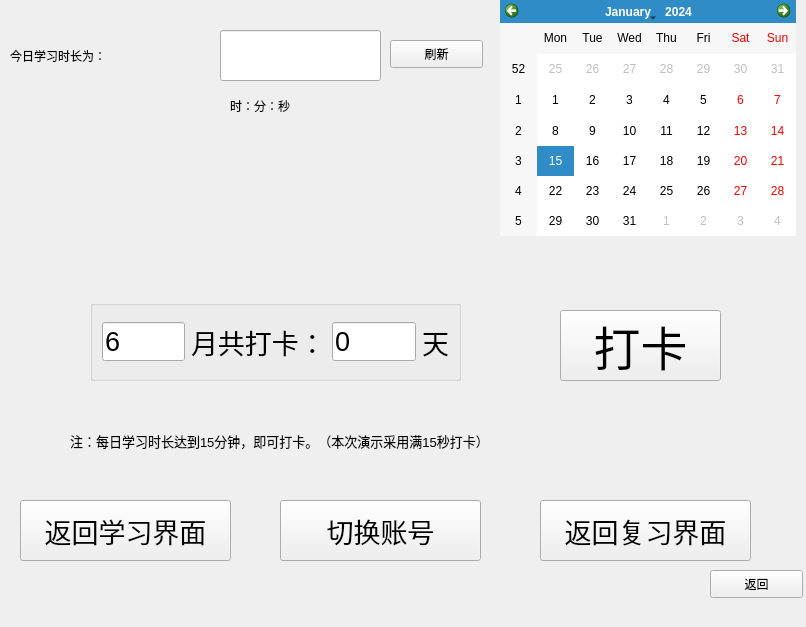
<?xml version="1.0" encoding="UTF-8"?>
<ui version="4.0">
 <class>daka</class>
 <widget class="QWidget" name="daka">
  <property name="geometry">
   <rect>
    <x>0</x>
    <y>0</y>
    <width>806</width>
    <height>627</height>
   </rect>
  </property>
  <property name="windowTitle">
   <string>打卡</string>
  </property>
  <property name="styleSheet">
   <string notr="true">#daka{border-image: url(:/new/prefix1/picture/timg1.jpg);}</string>
  </property>
  <widget class="QPushButton" name="pushButton">
   <property name="geometry">
    <rect>
     <x>20</x>
     <y>500</y>
     <width>211</width>
     <height>61</height>
    </rect>
   </property>
   <property name="font">
    <font>
     <family>仿宋</family>
     <pointsize>20</pointsize>
     <weight>50</weight>
     <italic>false</italic>
     <bold>false</bold>
    </font>
   </property>
   <property name="styleSheet">
    <string notr="true">font: 20pt &quot;仿宋&quot;;</string>
   </property>
   <property name="text">
    <string>返回学习界面</string>
   </property>
  </widget>
  <widget class="QPushButton" name="pushButton_2">
   <property name="geometry">
    <rect>
     <x>540</x>
     <y>500</y>
     <width>211</width>
     <height>61</height>
    </rect>
   </property>
   <property name="font">
    <font>
     <family>仿宋</family>
     <pointsize>20</pointsize>
     <weight>50</weight>
     <italic>false</italic>
     <bold>false</bold>
    </font>
   </property>
   <property name="styleSheet">
    <string notr="true">font: 20pt &quot;仿宋&quot;;</string>
   </property>
   <property name="text">
    <string>返回复习界面</string>
   </property>
  </widget>
  <widget class="QLabel" name="label">
   <property name="geometry">
    <rect>
     <x>10</x>
     <y>40</y>
     <width>201</width>
     <height>31</height>
    </rect>
   </property>
   <property name="styleSheet">
    <string notr="true">font: 15pt &quot;仿宋&quot;;</string>
   </property>
   <property name="text">
    <string>今日学习时长为：</string>
   </property>
  </widget>
  <widget class="QPushButton" name="pushButton_3">
   <property name="geometry">
    <rect>
     <x>560</x>
     <y>310</y>
     <width>161</width>
     <height>71</height>
    </rect>
   </property>
   <property name="font">
    <font>
     <family>仿宋</family>
     <pointsize>35</pointsize>
     <weight>50</weight>
     <italic>false</italic>
     <bold>false</bold>
    </font>
   </property>
   <property name="styleSheet">
    <string notr="true">font: 35pt &quot;仿宋&quot;;</string>
   </property>
   <property name="text">
    <string>打卡</string>
   </property>
  </widget>
  <widget class="QCalendarWidget" name="calendarWidget">
   <property name="geometry">
    <rect>
     <x>500</x>
     <y>0</y>
     <width>296</width>
     <height>236</height>
    </rect>
   </property>
  </widget>
  <widget class="QPushButton" name="pushButton_4">
   <property name="geometry">
    <rect>
     <x>390</x>
     <y>40</y>
     <width>93</width>
     <height>28</height>
    </rect>
   </property>
   <property name="styleSheet">
    <string notr="true">font: 15pt &quot;仿宋&quot;;</string>
   </property>
   <property name="text">
    <string>刷新</string>
   </property>
  </widget>
  <widget class="QLabel" name="label_4">
   <property name="geometry">
    <rect>
     <x>230</x>
     <y>90</y>
     <width>141</width>
     <height>31</height>
    </rect>
   </property>
   <property name="styleSheet">
    <string notr="true">font: 15pt &quot;仿宋&quot;;</string>
   </property>
   <property name="text">
    <string>时：分：秒</string>
   </property>
  </widget>
  <widget class="QGroupBox" name="groupBox">
   <property name="geometry">
    <rect>
     <x>90</x>
     <y>300</y>
     <width>371</width>
     <height>81</height>
    </rect>
   </property>
   <property name="title">
    <string/>
   </property>
   <layout class="QHBoxLayout" name="horizontalLayout">
    <item>
     <widget class="QLineEdit" name="lineEdit_2">
      <property name="font">
       <font>
        <pointsize>20</pointsize>
       </font>
      </property>
      <property name="text">
       <string>6</string>
      </property>
     </widget>
    </item>
    <item>
     <widget class="QLabel" name="label_5">
      <property name="font">
       <font>
        <family>仿宋</family>
        <pointsize>20</pointsize>
        <weight>50</weight>
        <italic>false</italic>
        <bold>false</bold>
       </font>
      </property>
      <property name="styleSheet">
       <string notr="true">font: 20pt &quot;仿宋&quot;;</string>
      </property>
      <property name="text">
       <string>月共打卡：</string>
      </property>
     </widget>
    </item>
    <item>
     <widget class="QLineEdit" name="lineEdit">
      <property name="font">
       <font>
        <pointsize>20</pointsize>
       </font>
      </property>
      <property name="text">
       <string>0</string>
      </property>
     </widget>
    </item>
    <item>
     <widget class="QLabel" name="label_6">
      <property name="font">
       <font>
        <family>仿宋</family>
        <pointsize>20</pointsize>
        <weight>50</weight>
        <italic>false</italic>
        <bold>false</bold>
       </font>
      </property>
      <property name="styleSheet">
       <string notr="true">font: 20pt &quot;仿宋&quot;;</string>
      </property>
      <property name="text">
       <string>天</string>
      </property>
     </widget>
    </item>
   </layout>
  </widget>
  <widget class="QLineEdit" name="lineEdit_3">
   <property name="geometry">
    <rect>
     <x>220</x>
     <y>30</y>
     <width>161</width>
     <height>51</height>
    </rect>
   </property>
   <property name="font">
    <font>
     <family>仿宋</family>
     <pointsize>15</pointsize>
     <weight>50</weight>
     <italic>false</italic>
     <bold>false</bold>
    </font>
   </property>
   <property name="styleSheet">
    <string notr="true">font: 15pt &quot;仿宋&quot;;</string>
   </property>
   <property name="text">
    <string/>
   </property>
  </widget>
  <widget class="QLabel" name="label_7">
   <property name="geometry">
    <rect>
     <x>70</x>
     <y>420</y>
     <width>571</width>
     <height>41</height>
    </rect>
   </property>
   <property name="font">
    <font>
     <pointsize>10</pointsize>
    </font>
   </property>
   <property name="text">
    <string>注：每日学习时长达到15分钟，即可打卡。（本次演示采用满15秒打卡）</string>
   </property>
  </widget>
  <widget class="QPushButton" name="pushButton_5">
   <property name="geometry">
    <rect>
     <x>280</x>
     <y>500</y>
     <width>201</width>
     <height>61</height>
    </rect>
   </property>
   <property name="font">
    <font>
     <family>仿宋</family>
     <pointsize>20</pointsize>
     <weight>50</weight>
     <italic>false</italic>
     <bold>false</bold>
    </font>
   </property>
   <property name="styleSheet">
    <string notr="true">font: 20pt &quot;仿宋&quot;;</string>
   </property>
   <property name="text">
    <string>切换账号</string>
   </property>
  </widget>
  <widget class="QPushButton" name="pushButton_6">
   <property name="geometry">
    <rect>
     <x>710</x>
     <y>570</y>
     <width>93</width>
     <height>28</height>
    </rect>
   </property>
   <property name="styleSheet">
    <string notr="true">font: 10pt &quot;仿宋&quot;;</string>
   </property>
   <property name="text">
    <string>返回</string>
   </property>
  </widget>
 </widget>
 <resources/>
 <connections/>
</ui>
